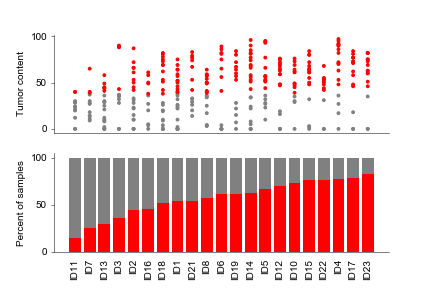

Python code for this plot:
# -*- coding: utf-8 -*-
"""
Created on Sun Aug 23 14:32:35 2020

@author: amurtha
"""

import pandas as pd
import matplotlib.pyplot as plt
import numpy as np

cohort = 'M1RP'
tc_cutoff = 37.5

tc = pd.read_csv('https://docs.google.com/spreadsheets/d/13A4y3NwKhDevY9UF_hA00RWZ_5RMFBVct2RftkSo8lY/export?format=csv&gid=963468022')

tc.columns = tc.iloc[0]
tc = tc.drop(tc.index[0])
tc['Final tNGS_TC'] = tc['Final tNGS_TC'].str.split('%').str[0].astype(float)
tc = tc[tc['Cohort'] == cohort]

tc = tc[~tc['Patient ID'].isin(['ID32','ID30','ID20','ID26'])]

tc['color'] = 'red'
tc.loc[tc['Final tNGS_TC'] < tc_cutoff, 'color'] = 'grey'

grouped = tc.groupby(['Patient ID','color']).count().reset_index()
total = tc.groupby('Patient ID').count().reset_index()[['Patient ID','Sample ID']]
total.columns = ['Patient ID', 'Sample count']

grouped = grouped.merge(total, on = 'Patient ID')
grouped['Sample ID'] = grouped['Sample ID'] / grouped['Sample count'] * 100

all_patients = grouped[['Patient ID']].drop_duplicates()

high = grouped[grouped['color'] == 'red']
high = high.merge(all_patients, how = 'right', on = 'Patient ID')
low = grouped[grouped['color'] == 'grey']
low = low.merge(all_patients, how = 'right', on = 'Patient ID')

# =============================================================================
# Order samples
# =============================================================================

low = low.sort_values('Sample ID',ascending = False)
low['order'] = np.arange(len(low))
high = high.merge(low[['Patient ID','order']], on = 'Patient ID')
tc = tc.merge(low[['Patient ID','order']], on = 'Patient ID')

tc = tc.sort_values('order', ascending = False)
high = high.sort_values('order', ascending = True)

# =============================================================================
# Create plot
# =============================================================================

fig,[ax1,ax2] = plt.subplots(nrows = 2, sharex = True)

# =============================================================================
# plot scatter
# =============================================================================

ax1.scatter(tc['order'], tc['Final tNGS_TC'], c = tc['color'], s = 8)

ax1.tick_params(axis = 'x', bottom = False)
ax1.set_ylabel('Tumor content')

# =============================================================================
# Plot bars
# =============================================================================

ax2.bar(high['order'], high['Sample ID'], color = 'red')
ax2.bar(low['order'], low['Sample ID'], bottom = high['Sample ID'], color = 'grey')

ax2.tick_params(axis = 'x', bottom = False, rotation = 90)
ax2.set_xticks(np.arange(len(high)))
ax2.set_xticklabels(high['Patient ID'])
ax2.set_ylabel('Percent of samples')

plt.savefig('G:/Andy Murtha/Ghent/M1RP/dev/tumor_fraction_calcuation/low_tumorContent_figure.png')